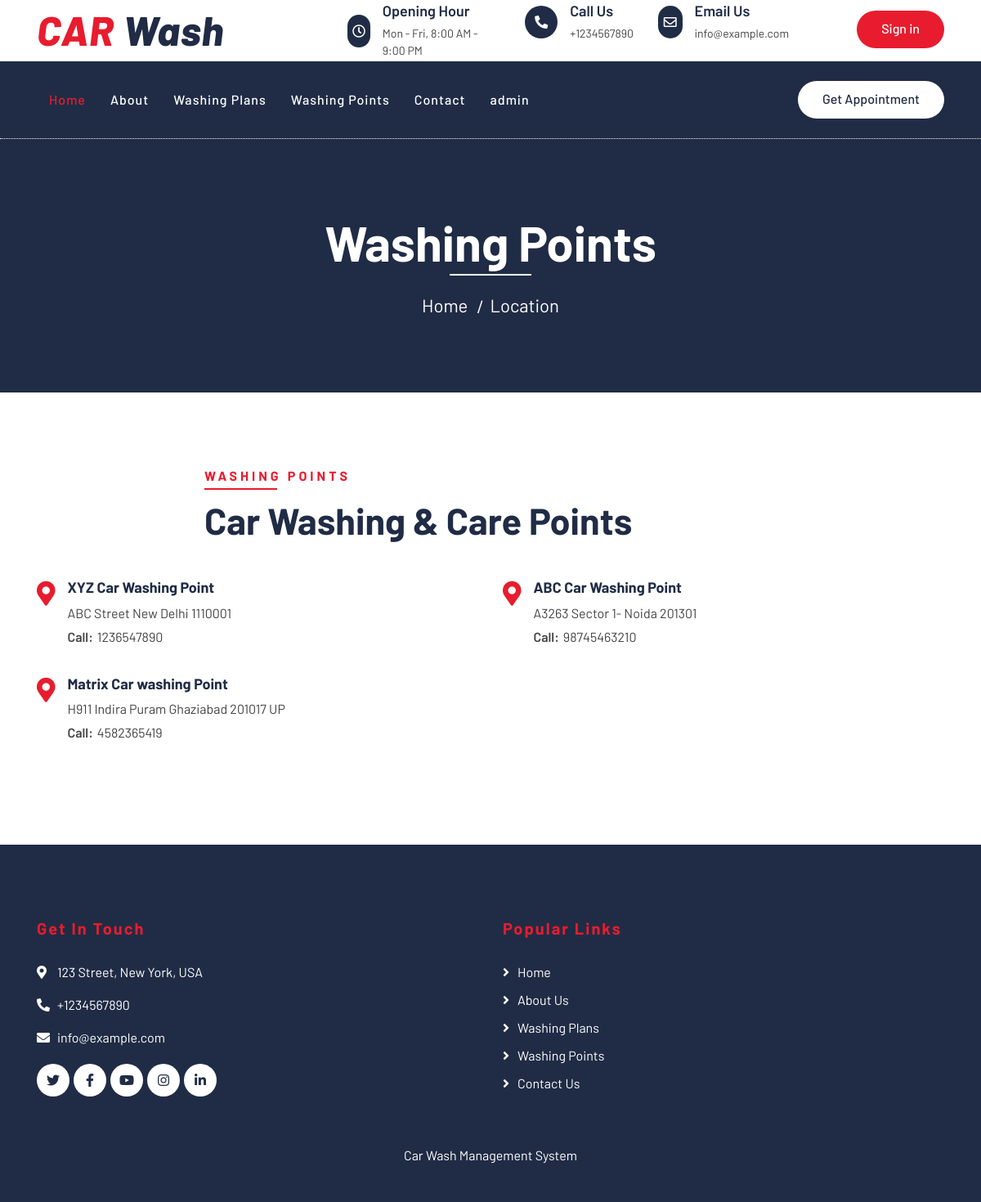
Page /cwms/location.php on the committed database.
### tables this page shows
CREATE TABLE `tblpages` (
  `id` int(11) NOT NULL,
  `type` varchar(255) DEFAULT '',
  `detail` longtext DEFAULT NULL,
  `openignHrs` varchar(255) DEFAULT NULL,
  `phoneNumber` bigint(20) DEFAULT NULL,
  `emailId` varchar(120) DEFAULT NULL
);

CREATE TABLE `tblwashingpoints` (
  `id` int(11) NOT NULL,
  `washingPointName` varchar(255) DEFAULT NULL,
  `washingPointAddress` varchar(255) DEFAULT NULL,
  `contactNumber` bigint(20) DEFAULT NULL,
  `creationDate` timestamp NOT NULL DEFAULT current_timestamp()
);

### cwms/location.php (the view, shortened to what this page needs)
<?php error_reporting(0);
include('includes/config.php');
?>
<!DOCTYPE html>
<html lang="en">
    <head>
        <link href="https://stackpath.bootstrapcdn.com/bootstrap/4.4.1/css/bootstrap.min.css" rel="stylesheet">
        <link href="https://cdnjs.cloudflare.com/ajax/libs/font-awesome/5.10.0/css/all.min.css" rel="stylesheet">
        <link href="lib/flaticon/font/flaticon.css" rel="stylesheet">
        <link href="lib/animate/animate.min.css" rel="stylesheet">
        <link href="lib/owlcarousel/assets/owl.carousel.min.css" rel="stylesheet">
        <link href="css/style.css" rel="stylesheet">
    </head>
    <body>
<?php include_once('includes/header.php');?>
        <div class="page-header">
            <div class="container">
                <div class="row">
                    <div class="col-12">
                        <h2>Washing Points</h2>
                    </div>
                    <div class="col-12">
                        <a href="index.php">Home</a>
                        <a href="location.php">Location</a>
                    </div>
                </div>
            </div>
        </div>
        <div class="location">
            <div class="container">
                <div class="row">
                    <div class="col-lg-12">
                        <div class="section-header text-left">
                            <p>Washing Points</p>
                            <h2>Car Washing & Care Points</h2>
                        </div>
                        <div class="row">
                            <?php $sql = "SELECT * from tblwashingpoints";
$query = $dbh -> prepare($sql);
$query->execute();
$results=$query->fetchAll(PDO::FETCH_OBJ);
foreach($results as $result)
{               ?>
                            <div class="col-md-6">
                                <div class="location-item">
                                    <i class="fa fa-map-marker-alt"></i>
                                    <div class="location-text">
                                <h3><?php echo htmlentities($result->washingPointName);?></h3>
                    <p><?php echo htmlentities($result->washingPointAddress);?></p>
                    <p><strong>Call:</strong><?php echo htmlentities($result->contactNumber);?></p>
                                    </div>
                                </div>
                            </div>
<?php } ?>
                        </div>
                    </div>
                </div>
            </div>
        </div>
<?php include_once('includes/footer.php');?>
    </body>
</html>

### cwms/includes/header.php (shortened to what this page needs)
        <div class="top-bar">
            <div class="container">
                <div class="row align-items-center">
                    <div class="col-lg-4 col-md-12">
                        <div class="logo">
                            <a href="index.php">
                                <h1>CAR <span>Wash</span></h1>
                            </a>
                        </div>
                    </div>
<?php
$sql = "SELECT * from tblpages where type='contact'";
$query = $dbh -> prepare($sql);
$query->execute();
$results=$query->fetchAll(PDO::FETCH_OBJ);
foreach($results as $result)
{
?>
                    <div class="col-lg-8 col-md-7 d-none d-lg-block">
                        <div class="row">
                            <div class="col-3">
                                <div class="top-bar-item">
                                    <div class="top-bar-icon">
                                        <i class="far fa-clock"></i>
                                    </div>
                                    <div class="top-bar-text">
                                        <h3>Opening Hour</h3>
                                        <p><?php   echo $result->openignHrs; ?></p>
                                    </div>
                                </div>
                            </div>
                            <div class="col-3">
                                <div class="top-bar-item">
                                    <div class="top-bar-icon">
                                        <i class="fa fa-phone-alt"></i>
                                    </div>
                                    <div class="top-bar-text">
                                        <h3>Call Us</h3>
                                        <p>+<?php   echo $result->phoneNumber; ?></p>
                                    </div>
                                </div>
                            </div>
                            <div class="col-3">
                                <div class="top-bar-item">
                                    <div class="top-bar-icon">
                                        <i class="far fa-envelope"></i>
                                    </div>
                                    <div class="top-bar-text">
                                        <h3>Email Us</h3>
                                        <p><?php   echo $result->emailId; ?></p>
                                    </div>
                                </div>
                            </div>
                            <div class="col-3">
                                <div class="top-bar-item" style="margin-top:10px">
                                    <a class="btn btn-custom" href="signin.php">Sign in</a>
                                </div>
                            </div>
                        </div>
                    </div>
                <?php } ?>
                </div>
            </div>
        </div>
        <div class="nav-bar">
            <div class="container">
                <nav class="navbar navbar-expand-lg bg-dark navbar-dark">
                    <div class="collapse navbar-collapse justify-content-between" id="navbarCollapse">
                        <div class="navbar-nav mr-auto">
                            <a href="index.php" class="nav-item nav-link active">Home</a>
                            <a href="about.php" class="nav-item nav-link">About</a>
                            <a href="washing-plans.php" class="nav-item nav-link">Washing Plans</a>
                            <a href="location.php" class="nav-item nav-link">Washing Points</a>
                            <a href="contact.php" class="nav-item nav-link">Contact</a>
                            <a href="admin" class="nav-item nav-link">admin</a>
                        </div>
                        <div class="ml-auto ">
                            <a class="btn btn-custom" href="contact.php">Get Appointment</a>
                        </div>
                    </div>
                </nav>
            </div>
        </div>

### cwms/includes/footer.php (shortened to what this page needs)
<div class="footer">
            <div class="container">
                <div class="row">
                    <div class="col-lg-6 col-md-6">
                        <div class="footer-contact">
                            <h2>Get In Touch</h2>
<?php
$sql = "SELECT * from tblpages where type='contact'";
$query = $dbh -> prepare($sql);
$query->execute();
$results=$query->fetchAll(PDO::FETCH_OBJ);
foreach($results as $result)
{
?>
                            <p><i class="fa fa-map-marker-alt"></i><?php   echo $result->detail; ?></p>
                            <p><i class="fa fa-phone-alt"></i>+<?php   echo $result->phoneNumber; ?></p>
                            <p><i class="fa fa-envelope"></i><?php   echo $result->emailId; ?></p>
                        <?php } ?>
                            <div class="footer-social">
                                <a class="btn" href=""><i class="fab fa-twitter"></i></a>
                                <a class="btn" href=""><i class="fab fa-facebook-f"></i></a>
                                <a class="btn" href=""><i class="fab fa-youtube"></i></a>
                                <a class="btn" href=""><i class="fab fa-instagram"></i></a>
                                <a class="btn" href=""><i class="fab fa-linkedin-in"></i></a>
                            </div>
                        </div>
                    </div>
                    <div class="col-lg-5 col-md-6">
                        <div class="footer-link">
                            <h2>Popular Links</h2>
                              <a href="index.php">Home</a>
                            <a href="about.php">About Us</a>
                            <a href="washing-plans.php">Washing Plans</a>
                            <a href="location.php">Washing Points</a>
                            <a href="contact.php">Contact Us</a>
                        </div>
                    </div>
                </div>
            </div>
            <div class="container copyright">
                <p>Car Wash Management System</p>
            </div>
        </div>

### rows in the picture
tblpages: openignHrs "Mon - Fri, 8:00 AM - 9:00 PM", phoneNumber "1234567890", emailId "info@example.com", detail "123 Street, New York, USA"
tblwashingpoints: washingPointName "XYZ Car Washing Point", washingPointAddress "ABC Street New Delhi 1110001", contactNumber "1236547890"
tblwashingpoints: washingPointName "ABC Car Washing Point", washingPointAddress "A3263 Sector 1- Noida 201301", contactNumber "98745463210"
tblwashingpoints: washingPointName "Matrix Car washing Point", washingPointAddress "H911 Indira Puram Ghaziabad 201017 UP", contactNumber "4582365419"
